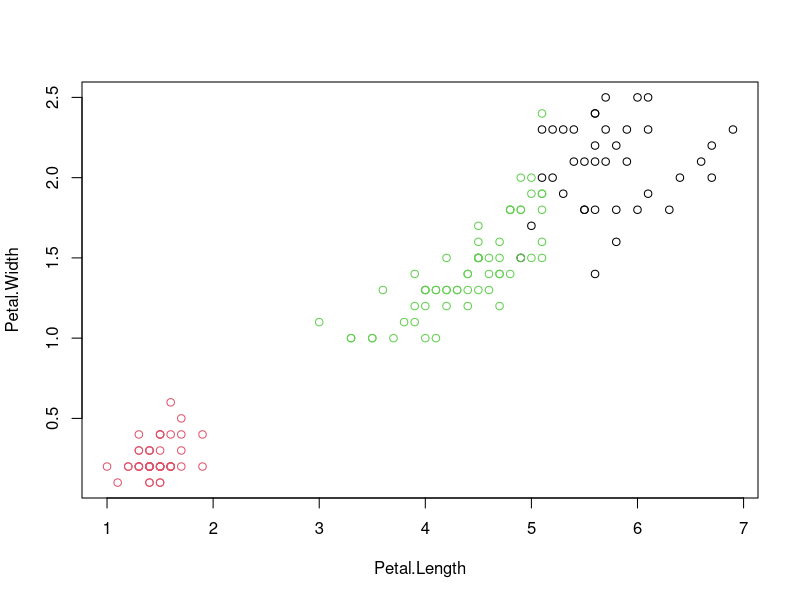
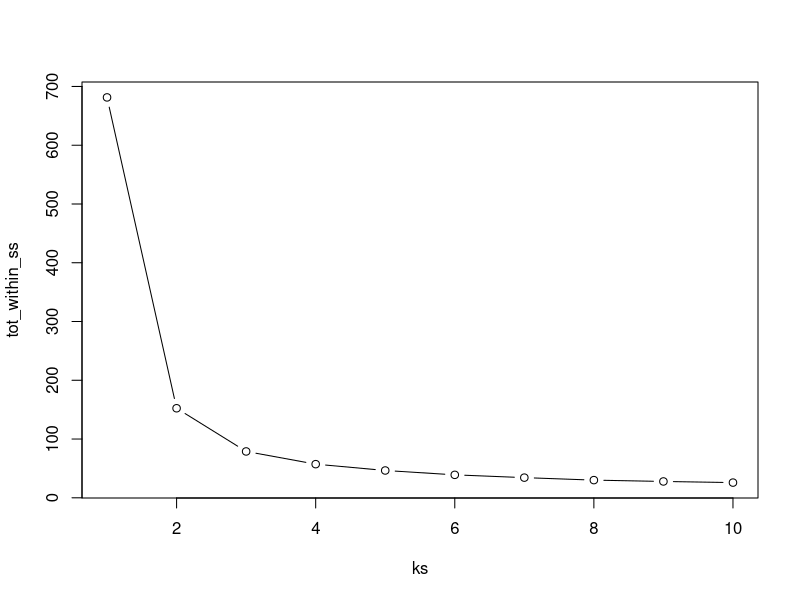

R code for these plots, in order:
library(dplyr)
library(ggplot2)

df_run <- iris %>% 
  select(Petal.Length, Petal.Width, Sepal.Length, Sepal.Width)
df_run <- as.matrix(df_run)

# k-means clustering initializes random group membership and iteratively
# assigns members to groups based on feature means until only little/no 
# reassignment can happen
mod <- kmeans(df_run, centers = 3, nstart = 20)
summary(mod)

plot(df_run, 
     col = mod$cluster)

# the core evaluation criterion for k-menas clustering is the "within cluster
# sum of squares" which we are trying to minimize. This way we can compare 
# multiple solutions (e.g. for "k")

# run the algorithm with 1, 2, ..., 10 clusters
ks <- 1:10
tot_within_ss <- sapply(ks, function(k) {
  cl <- kmeans(df_run, k, nstart = 20) # actual algorithm
  cl$tot.withinss # extract within cluster sum of squares
})
# plot results
plot(ks, tot_within_ss, type = "b")

# -> "elbow" criterion: the best solution is at the "elbow" of the distribution
# which interestingly is 2 here, 3 is however still a reasonable value and 
# odd numbers can sometimes be desirable to avoid extreme edge cases

# inspect the solution
iris$cluster <- mod$cluster
tab <- table(iris$Species, iris$cluster)
tab

# recode if necessary, 2 seems to be virginica and 3 seems to be versicolor
iris$c_spec <- iris$cluster %>% 
  recode('1'='setosa', '2'='virginica', '3'='versicolor')
tab <- table(iris$Species, iris$c_spec)
tab

# and out of interest, how accurate was the unsupervised model?
correct = 50 + 48 + 36
all = 150

accuracy <- correct/all
accuracy
# quite good for an out of the box unsupervised model :)

# -> back to the presentation, ramping up the complexity!